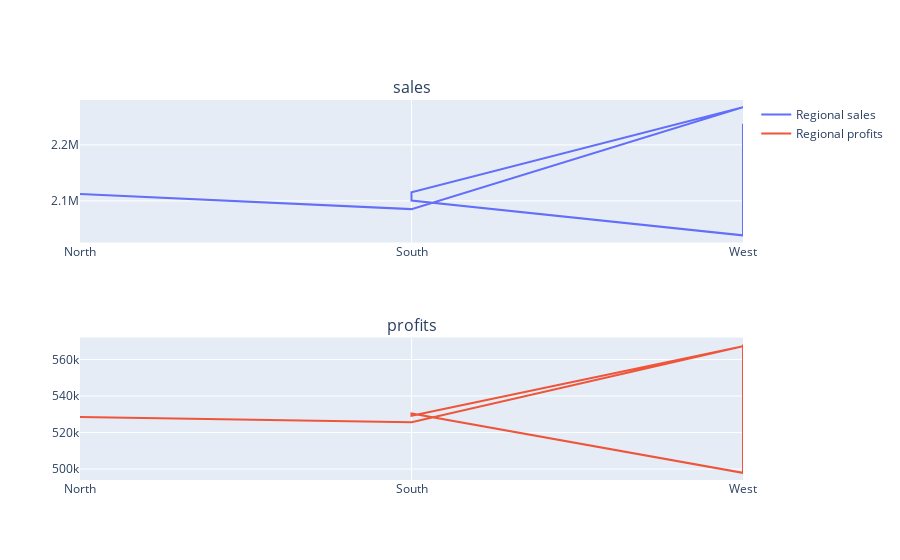

Here is the notebook cell this chart was saved with:
### Markdown cell above
From the observations above below and above, it is evident that the dashboards communicate a common trend in sales and profits. It is clear that in the subsets of regions and categories, sales are generally proportional to profits hence a derivation that more sales are likely to increase margin of profits.

### Code cell
fig = make_subplots(rows=2, cols=1, subplot_titles=("sales", "profits"))
fig.add_trace(go.Scatter(x=df['Region'], y=df.groupby('Category')['Sales'].sum(), mode='lines', name='Regional sales'), row=1, col=1)
fig.add_trace(go.Scatter(x=df['Region'], y=df.groupby('Category')['Profit'].sum(), mode='lines', name='Regional profits'), row=2, col=1)
fig.show()

### Figure 1 — Plotly figure (JSON) as saved in the notebook; plotly's stock layout.template omitted (floating-point values rounded to 4 significant figures; data arrays with more than 128 entries replaced by an {"elided": "..."} marker saying what was removed)
{"data": [{"mode": "lines", "name": "Regional sales", "type": "scatter", "x": {"elided": "9994 str values"}, "xaxis": "x", "y": [2112281, 2085313, 2267401, 2115272, 2100727, 2038442, 2237546], "yaxis": "y"}, {"mode": "lines", "name": "Regional profits", "type": "scatter", "x": {"elided": "9994 str values"}, "xaxis": "x2", "y": [528500.0, 525600.0, 567400.0, 529200.0, 530400.0, 497900.0, 568200.0], "yaxis": "y2"}], "layout": {"annotations": [{"font": {"size": 16}, "showarrow": false, "text": "sales", "x": 0.5, "xanchor": "center", "xref": "paper", "y": 1, "yanchor": "bottom", "yref": "paper"}, {"font": {"size": 16}, "showarrow": false, "text": "profits", "x": 0.5, "xanchor": "center", "xref": "paper", "y": 0.375, "yanchor": "bottom", "yref": "paper"}], "autosize": true, "xaxis": {"anchor": "y", "autorange": true, "domain": [0, 1], "range": [0, 2], "type": "category"}, "xaxis2": {"anchor": "y2", "autorange": true, "domain": [0, 1], "range": [0, 2], "type": "category"}, "yaxis": {"anchor": "x", "autorange": true, "domain": [0.625, 1], "range": [2026000.0, 2280000.0], "type": "linear"}, "yaxis2": {"anchor": "x2", "autorange": true, "domain": [0, 0.375], "range": [494000.0, 572100.0], "type": "linear"}}}
